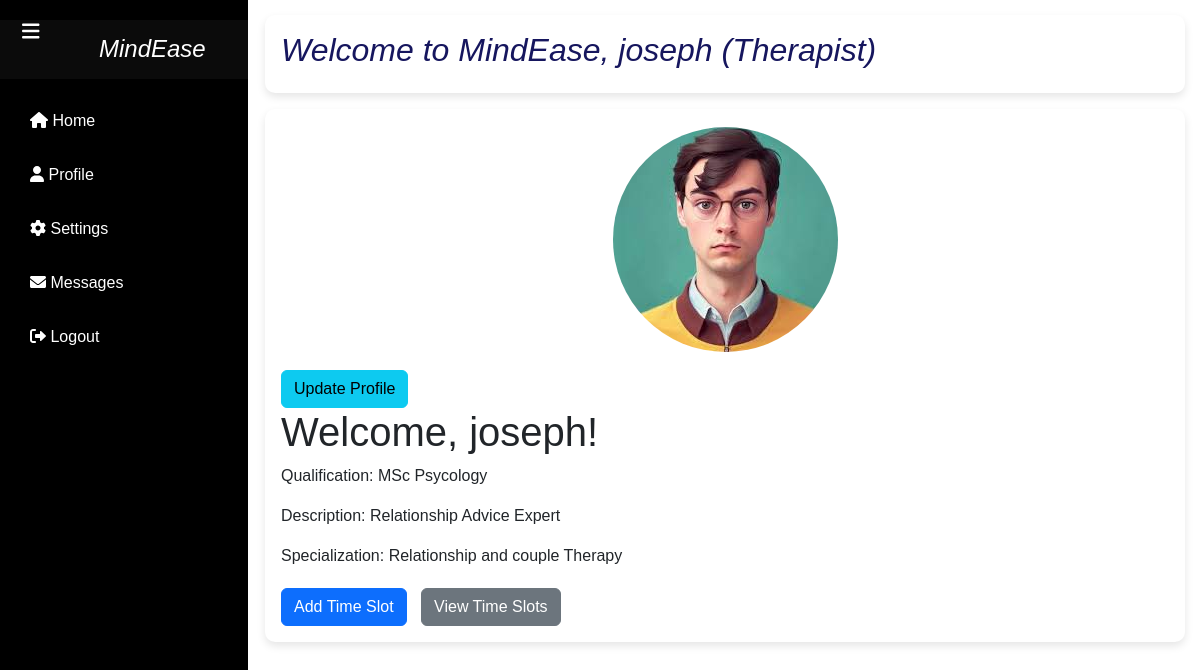
/Tdash/ (signed in), run on the app's committed database.
### app1/models.py (models this page shows)
class User(AbstractUser):
    class Role(models.TextChoices):
        ADMIN = "ADMIN", "Admin"
        THERAPIST = "THERAPIST", "Therapist"
        USER = "USER", "User"
    role = models.CharField(max_length=50, choices=Role.choices)
    phone_number = models.CharField(max_length=15, blank=True, null=True)
    dob = models.DateField(blank=True, null=True)
    location = models.CharField(max_length=255, blank=True, null=True)
    qualification = models.CharField(max_length=255, blank=True, null=True)
    description = models.TextField(blank=True, null=True)
    specialization = models.CharField(max_length=255, blank=True, null=True)
    is_approved = models.BooleanField(default=False)
    is_therapist = models.BooleanField(default=False)
    profile_picture = models.ImageField(upload_to='profile_pics/', blank=True, null=True)

### app1/views.py (the view)
# urls.py: path('Tdash/',views.Tdash,name='Tdash'),
def Tdash(request):
    try:
        therapist = User.objects.get(id=request.user.id, role=User.Role.THERAPIST)
        appointments = Appointment.objects.filter(therapist=therapist, status='PENDING')
        print(f'Therapist ID: {therapist.id}')
        return render(request, 'Tdash.html', {'therapist': therapist, 'appointments': appointments})
    except User.DoesNotExist:
        return redirect('home')  # Redirect to the home page or handle appropriately

### templates/Tdash.html (shortened to what this page needs)
<!DOCTYPE html>
<html lang="en">
<head>
  <link href="https://cdn.jsdelivr.net/npm/bootstrap@5.3.0/dist/css/bootstrap.min.css" rel="stylesheet">
  <link href="https://cdnjs.cloudflare.com/ajax/libs/font-awesome/6.0.0/css/all.min.css" rel="stylesheet">
</head>
<body>
  <div class="wrapper">
    <nav id="sidebar">
      <div class="sidebar-header">
        <strong><i><h3 id="brand">&nbsp;&nbsp;&nbsp;&nbsp;&nbsp;&nbsp;&nbsp;MindEase</h3></i></strong>
      </div>
      <div id="sidebar-content">
        <ul class="list-unstyled components">
          <li>
            <a href="/Tdash" class="sidebar-link">
              <i class="fas fa-home"></i> <span class="sidebar-content-text">Home</span>
            </a>
          </li>
          <li>
            <a href="{% url 'update_therapist' therapist.id %}" class="sidebar-link">
              <i class="fas fa-user"></i> <span class="sidebar-content-text">Profile</span>
            </a>
          </li>
          <li>
            <a href="#" class="sidebar-link">
              <i class="fas fa-cog"></i> <span class="sidebar-content-text">Settings</span>
            </a>
          </li>
          <li>
            <a href="#" class="sidebar-link">
              <i class="fas fa-envelope"></i> <span class="sidebar-content-text">Messages</span>
            </a>
          </li>
          <li>
            <a href="{% url 'logout' %}" class="sidebar-link">
              <i class="fas fa-sign-out-alt"></i> <span class="sidebar-content-text">Logout</span>
            </a>
          </li>
        </ul>
      </div>
      <button type="button" id="sidebarCollapse" class="btn btn-dark">
        <i class="fas fa-bars"></i>
      </button>
    </nav>
    <div id="content">
      <section>
        {% if user.is_authenticated %}
        <div class="card">
          <div class="card-body">
            <i><h2 class="card-title font-weight-bold" style="color: rgb(22, 22, 94);">Welcome to MindEase, {{ user.username }} (Therapist)</h2></i>
          </div>
        </div>
        {% else %}
        <div class="card">
          <div class="card-body">
            <h3 class="card-title font-weight-bold">Welcome, Please Log in</h3>
          </div>
        </div>
        {% endif %}
        <div class="card mt-3">
          <div class="card-body">
            {% if therapist.profile_picture %}
            <img class="profile-picture mx-auto d-block mb-3" src="{{ therapist.profile_picture.url }}" alt="Profile Picture">
            {% endif %}
            <a href="{% url 'update_therapist' therapist.id %}" class="btn btn-info">Update Profile</a><br>
            <h1 class="card-title">Welcome, {{ therapist.username }}!</h1>
            <p class="card-text">Qualification: {{ therapist.qualification }}</p>
            <p class="card-text">Description: {{ therapist.description }}</p>
            <p class="card-text">Specialization: {{ therapist.specialization }}</p>
            <div class="btn-section">
              <a href="{% url 'add_time_slot' %}" class="btn btn-primary">Add Time Slot</a>
              <a href="{% url 'new_view_time_slots' %}" class="btn btn-secondary">View Time Slots</a>
            </div>
          </div>
        </div>
      </section>
    </div>
  </div>
</body>
</html>

### templates/Tdash.html (style rules this page uses)
body { font-family: 'Arial', sans-serif; margin: 0; }
.wrapper { display: flex; position: relative; }
#sidebar { height: 100vh; width: 250px; position: fixed; top: 0; left: 0; background-color: #000000; padding-top: 20px; color: #fff; transition: all 0.3s; border-right: 2px solid #fff; }
#sidebar-content { padding: 20px; }
#content { flex-grow: 1; padding: 15px; transition: all 0.3s; margin-left: 250px; }
.sidebar-link { padding: 10px; text-decoration: none; color: #fff; display: block; margin-bottom: 10px; }
#sidebarCollapse { position: fixed; top: 10px; left: 10px; z-index: 1; background: none; border: none; color: #fff; font-size: 20px; cursor: pointer; transition: all 0.3s; }
#brand { margin-left: 10px; font-size: 1.5em; }
.card { border: none; border-radius: 10px; box-shadow: 0 4px 8px rgba(0, 0, 0, 0.1); transition: transform 0.3s ease-in-out; }
.profile-picture { border-radius: 50%; object-fit: cover; border: 2px solid #fff; }
.btn-section { margin-top: 20px; }
.btn-section a { margin-right: 10px; }
.sidebar-header { padding: 15px; text-align: center; background-color: #0b0b0b; }
.sidebar-header h3 { margin-bottom: 0; color: #fff; }

### data on the page
User: username "joseph", profile_picture (picture), qualification "MSc Psycology", description "Relationship Advice Expert", specialization "Relationship and couple Therapy"
